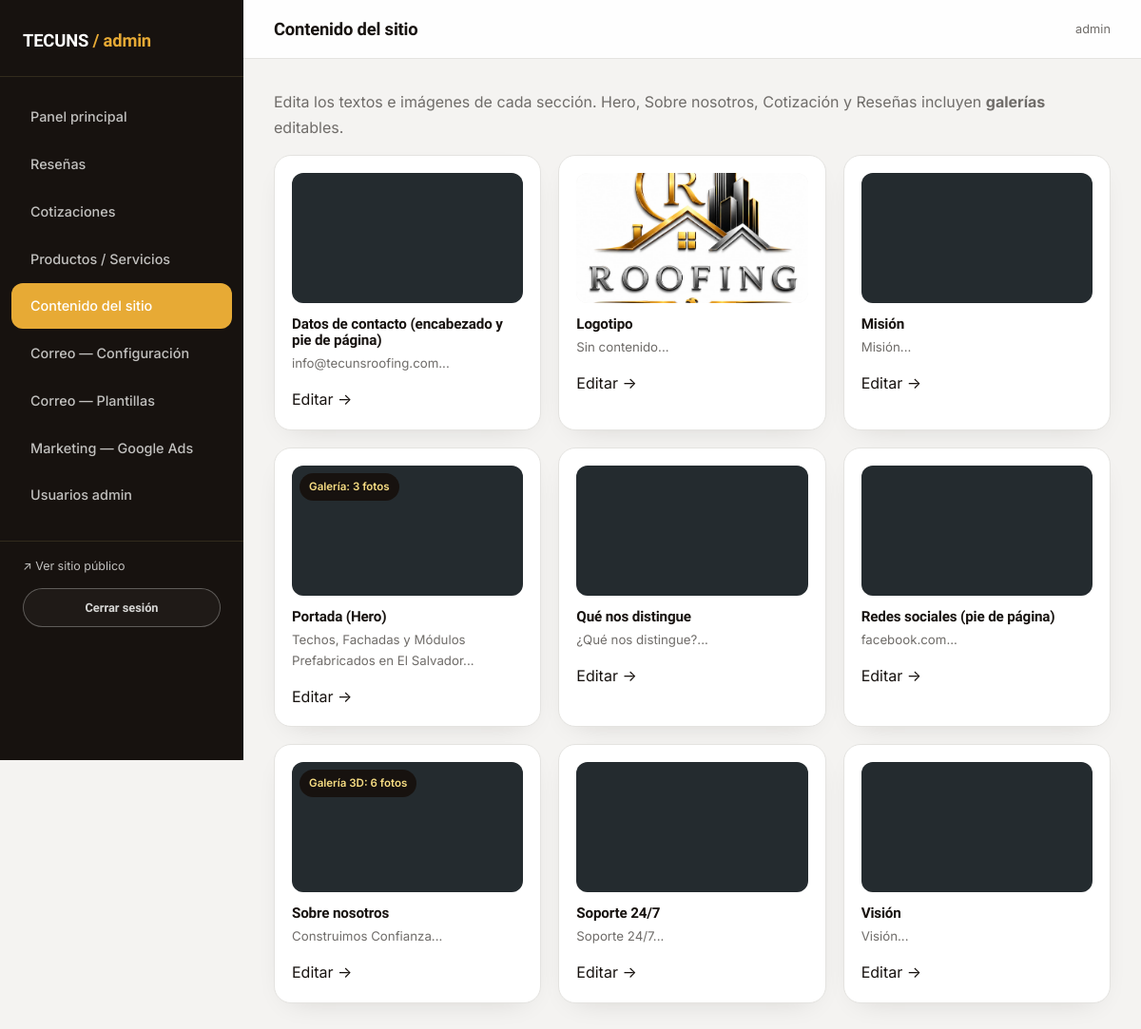
The app's page /admin/contenido (signed in), older data.
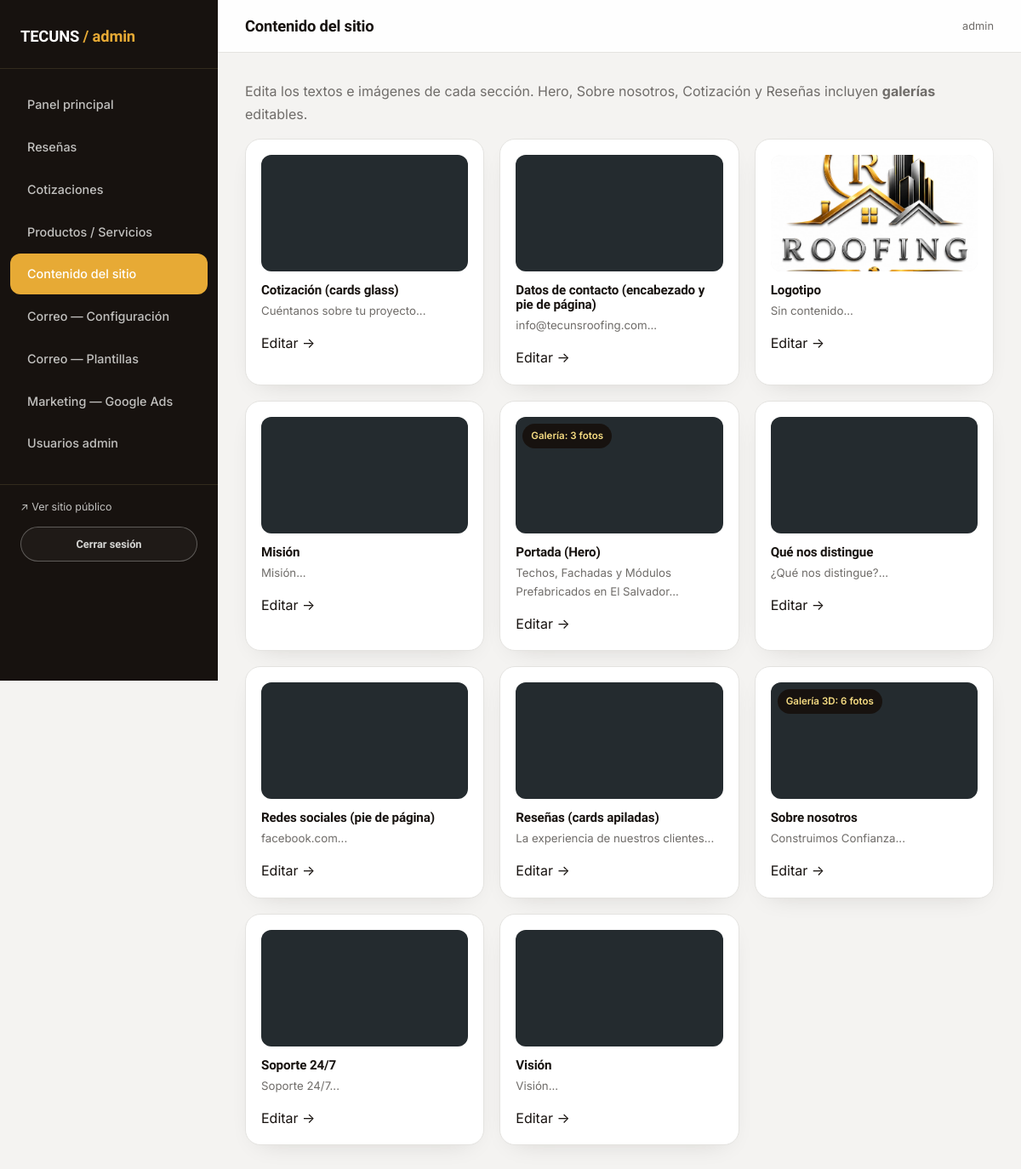
The same page, newer data.
### models.py (models this page shows, shortened)
class Admin(UserMixin, db.Model):
    __tablename__ = "admins"
    id = db.Column(db.Integer, primary_key=True)
    username = db.Column(db.String(80), unique=True, nullable=False)
    password_hash = db.Column(db.String(255), nullable=False)
    is_superadmin = db.Column(db.Boolean, default=False)
    created_at = db.Column(db.DateTime, default=datetime.utcnow)

class ContentBlock(db.Model):
    __tablename__ = "content_blocks"
    id = db.Column(db.Integer, primary_key=True)
    section_key = db.Column(db.String(80), unique=True, nullable=False)
    label = db.Column(db.String(150), nullable=False)  # human-friendly label for admin UI
    eyebrow = db.Column(db.String(150))
    title = db.Column(db.String(300))
    body = db.Column(db.Text)
    image_path = db.Column(db.String(300))
    extra = db.Column(db.String(300))  # small extra field (phone, cta label, etc.)
    updated_at = db.Column(db.DateTime, default=datetime.utcnow, onupdate=datetime.utcnow)

### admin_routes.py (the view)
@admin_bp.route("/contenido")
@login_required
def contenido():
    blocks = ContentBlock.query.order_by(ContentBlock.label).all()
    hero_slides_count = HeroSlide.query.count()
    about_slides_count = AboutSlide.query.count()
    quote_glass_count = QuoteGlassCard.query.count()
    review_stack_count = ReviewStackCard.query.count()
    return render_template(
        "admin/contenido.html",
        blocks=blocks,
        hero_slides_count=hero_slides_count,
        about_slides_count=about_slides_count,
        quote_glass_count=quote_glass_count,
        review_stack_count=review_stack_count,
    )

### translations.py (called while the page is built)
def set_language():
    lang = request.cookies.get("lang")
    if lang not in SUPPORTED:
        lang = detect_lang()
    g.lang = lang

def detect_lang():
    accept = request.headers.get("Accept-Language", "")
    primary = accept.split(",")[0].strip().lower()
    code = primary.split(";")[0].split("-")[0].strip()
    return EN if code == EN else DEFAULT

### templates/admin/contenido.html (shortened to what this page needs)
{% extends "admin/base_admin.html" %}
{% block page_title %}Contenido del sitio{% endblock %}
{% block admin_content %}
<p class="text-steel">Edita los textos e imágenes de cada sección. Hero, Sobre nosotros, Cotización y Reseñas incluyen <strong>galerías</strong> editables.</p>
<div class="content-block-grid">
  {% for b in blocks %}
  <div class="content-block-card">
    {% if b.section_key == 'hero' and hero_slides_count %}
      <div class="content-block-badge">Galería: {{ hero_slides_count }} foto{{ 's' if hero_slides_count != 1 else '' }}</div>
    {% elif b.section_key == 'about' and about_slides_count %}
      <div class="content-block-badge">Galería 3D: {{ about_slides_count }} foto{{ 's' if about_slides_count != 1 else '' }}</div>
    {% elif b.section_key == 'cotizacion' and quote_glass_count %}
      <div class="content-block-badge">Cards glass: {{ quote_glass_count }} foto{{ 's' if quote_glass_count != 1 else '' }}</div>
    {% elif b.section_key == 'resenas' and review_stack_count %}
      <div class="content-block-badge">Cards stack: {{ review_stack_count }} foto{{ 's' if review_stack_count != 1 else '' }}</div>
    {% endif %}
    {% if b.image_path and b.section_key != 'site_info' %}
      <img src="{{ url_for('static', filename=b.image_path) }}" alt="{{ b.label }}">
    {% else %}
      <img alt="Sin imagen">
    {% endif %}
    <h3>{{ b.label }}</h3>
    <p>{{ (b.title or b.body or 'Sin contenido')[:80] }}...</p>
    <a class="link" href="{{ url_for('admin.editar_contenido', section_key=b.section_key) }}">Editar →</a>
  </div>
  {% endfor %}
</div>
{% endblock %}

### templates/admin/base_admin.html (shortened to what this page needs)
<!doctype html>
<html lang="es">
<head>
  <link rel="stylesheet" href="{{ url_for('static', filename='css/style.css') }}">
  <link rel="stylesheet" href="{{ url_for('static', filename='css/admin.css') }}">
</head>
<body class="admin-body">
  <div class="admin-shell">
    <aside class="admin-sidebar">
      <div class="admin-brand">TECUNS <span>/ admin</span></div>
      <nav class="admin-nav">
        <a href="{{ url_for('admin.dashboard') }}" class="{{ 'active' if request.endpoint == 'admin.dashboard' }}">Panel principal</a>
        <a href="{{ url_for('admin.resenas') }}" class="{{ 'active' if request.endpoint and request.endpoint.startswith('admin.') and 'resena' in request.endpoint }}">Reseñas</a>
        <a href="{{ url_for('admin.cotizaciones') }}" class="{{ 'active' if request.endpoint and 'cotizacion' in request.endpoint }}">Cotizaciones</a>
        <a href="{{ url_for('admin.servicios') }}" class="{{ 'active' if request.endpoint and 'servicio' in request.endpoint }}">Productos / Servicios</a>
        <a href="{{ url_for('admin.contenido') }}" class="{{ 'active' if request.endpoint and 'contenido' in request.endpoint }}">Contenido del sitio</a>
        <a href="{{ url_for('admin.config_correo') }}" class="{{ 'active' if request.endpoint == 'admin.config_correo' }}">Correo — Configuración</a>
        <a href="{{ url_for('admin.plantillas') }}" class="{{ 'active' if request.endpoint == 'admin.plantillas' }}">Correo — Plantillas</a>
        <a href="{{ url_for('admin.config_marketing') }}" class="{{ 'active' if request.endpoint == 'admin.config_marketing' }}">Marketing — Google Ads</a>
        {% if current_user.is_superadmin %}
        <a href="{{ url_for('admin.usuarios') }}" class="{{ 'active' if request.endpoint and 'usuario' in request.endpoint }}">Usuarios admin</a>
        {% endif %}
      </nav>
      <div class="admin-nav-foot">
        <a href="{{ url_for('public.index') }}" target="_blank" style="color:var(--silver); font-family:var(--font-mono); font-size:.78rem; display:block; margin-bottom:12px;">↗ Ver sitio público</a>
        <a href="{{ url_for('admin.logout') }}" class="btn btn-outline btn-sm btn-block">Cerrar sesión</a>
      </div>
    </aside>
    <div class="admin-main">
      <div class="admin-topbar">
        <h1>{% block page_title %}Panel principal{% endblock %}</h1>
        <span class="text-steel" style="font-family:var(--font-mono); font-size:.8rem;">{{ current_user.username }}</span>
      </div>
      <div class="admin-content">
        {% block admin_content %}{% endblock %}
      </div>
    </div>
  </div>
</body>
</html>

### static/css/admin.css (style rules this page uses)
.admin-body { background:var(--offwhite); min-height:100vh; }
.admin-shell { display:flex; min-height:100vh; }
.admin-sidebar { width:256px; flex-shrink:0; background:var(--charcoal); color:var(--silver); padding:28px 0; position:sticky; top:0; height:100vh; overflow-y:auto; }
.admin-brand { font-family:var(--font-display); font-weight:800; color:var(--white); font-size:1.15rem; padding:0 24px 22px; border-bottom:1px solid var(--line); margin-bottom:18px; letter-spacing:-0.01em; }
.admin-brand span { color:var(--rust); font-weight:600; }
.admin-nav a { display:flex; align-items:center; gap:10px; padding:12px 20px; margin:2px 12px; border-radius:var(--radius-sm); font-family:var(--font-body); font-weight:500; font-size:.9rem; letter-spacing:0; text-transform:none; color:var(--silver); }
.admin-nav a.active { background:var(--rust); color:var(--white); }
.admin-nav-foot { margin-top:24px; padding:16px 24px 0; border-top:1px solid var(--line); }
.admin-main { flex:1; min-width:0; }
.admin-topbar { background:rgba(255,255,255,0.9); backdrop-filter:blur(10px); border-bottom:1px solid var(--line-dark); padding:20px 32px; display:flex; justify-content:space-between; align-items:center; position:sticky; top:0; z-index:10; }
.admin-topbar h1 { font-size:1.15rem; margin:0; text-transform:none; }
.admin-content { padding:32px; }
.btn-sm { padding:9px 16px; font-size:.8rem; }
.content-block-grid { display:grid; grid-template-columns:repeat(auto-fill,minmax(260px,1fr)); gap:18px; }
.content-block-card { background:var(--white); border:1px solid var(--line-dark); border-radius:var(--radius); padding:18px; box-shadow:var(--shadow-soft); transition:transform .15s ease; position:relative; }
.content-block-card img { width:100%; aspect-ratio:16/9; object-fit:cover; border-radius:var(--radius-sm); margin-bottom:14px; background:var(--offwhite); }
.content-block-card h3 { font-size:.95rem; margin-bottom:.3em; }
.content-block-card p { font-size:.83rem; color:var(--steel); }
.content-block-badge { position:absolute; top:26px; left:26px; z-index:2; background:var(--charcoal); color:var(--gold-bright, #F7DD83); font-size:.72rem; font-weight:600; padding:5px 10px; border-radius:999px; }

Row changes from the older to the newer data that the page shows:
added ContentBlock: label "Cotización (cards glass)", title "Cuéntanos sobre tu proyecto"
added ContentBlock: label "Reseñas (cards apiladas)", title "La experiencia de nuestros clientes"
